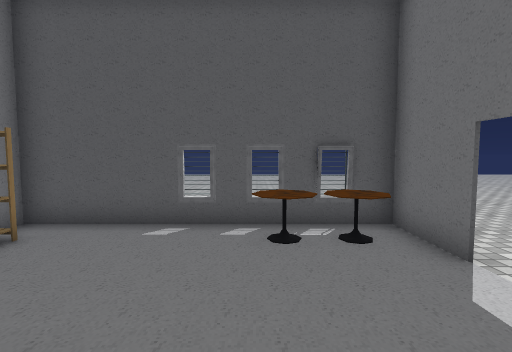
view 1 (above)

14 first-person views from a walk through a scene from a Unity 3-D project. The camera is 1.5 m above the floor, tilts 4° down and sees 85° across. Doors are open. The floor is counted in squares, 1 m on a side. Each view is taken from the middle of a square. On the plan, view 1 faces up. The plan holds only what a view shows up to about 14 squares ahead; the rest is blank. The place goes on beyond the plan. The player is left out. Some animated figures are left out. Some surface patterns are stand-ins.

view 2
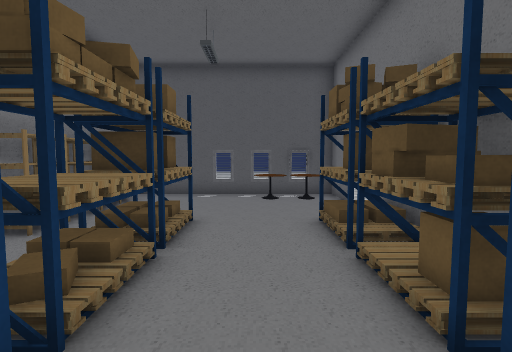

view 3
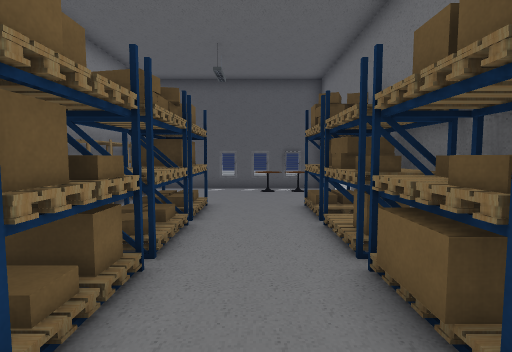

view 4
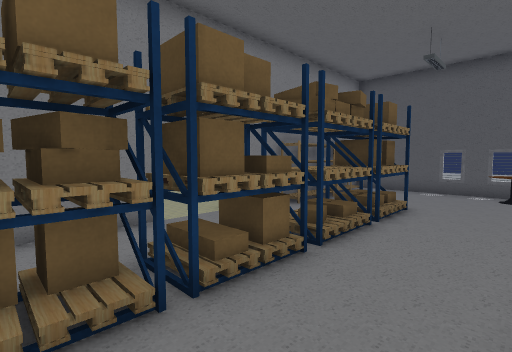

view 5
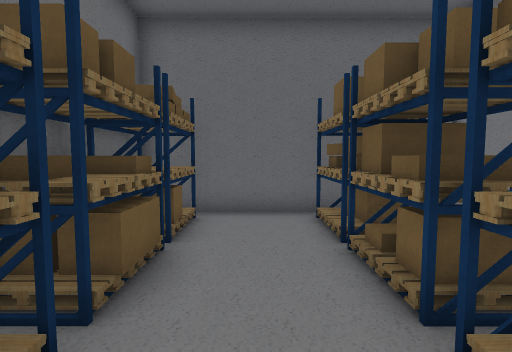

view 6
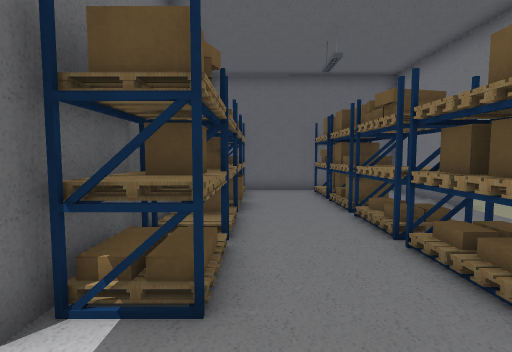

view 7
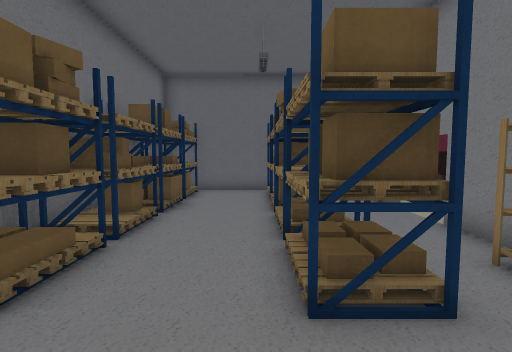

view 8
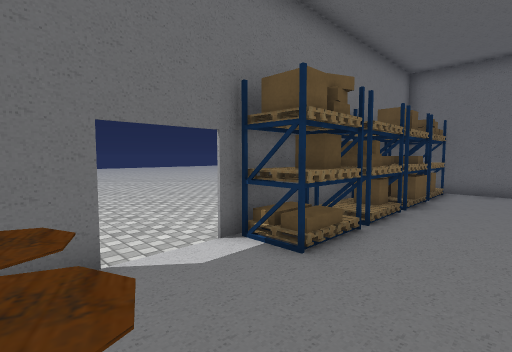

view 9
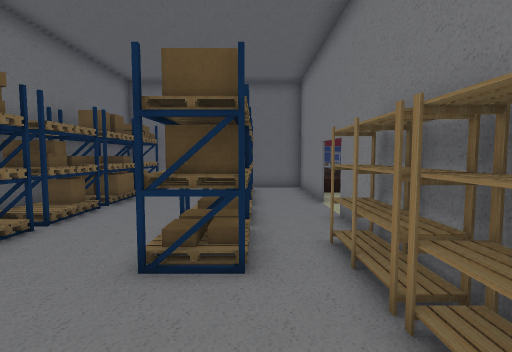

view 10
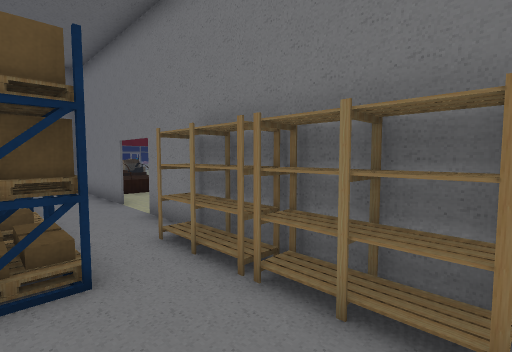

view 11
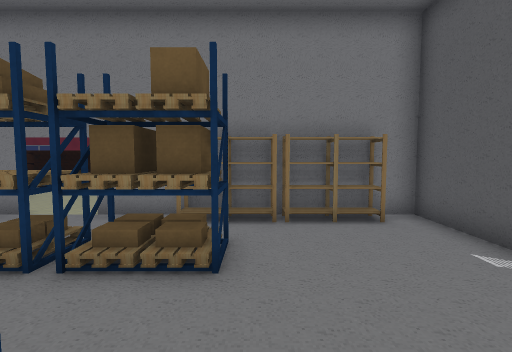

view 12
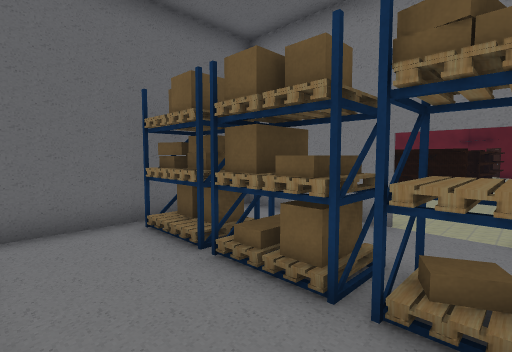

view 13
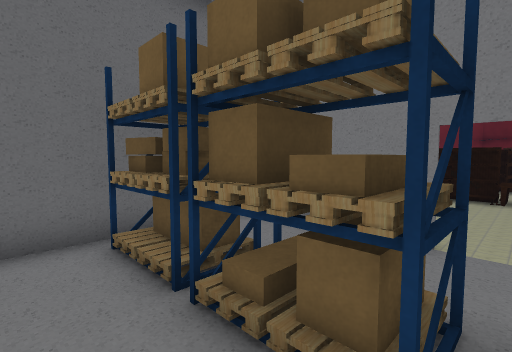

view 14
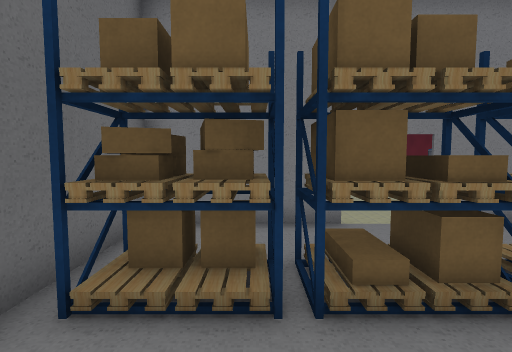

### Floor plan
Key: @ floor where view 1 was taken; # wall or solid block; . floor; D open door; ^ raised ledge; S shelf; T table; H thing the floor can be seen under or through; P pallet; O other object.
Columns run from 15 left of view 1 to 3 right of it. Each row starts with its distance up from view 1.
 12             ..
 11             ..
 10
  9
  8
  7
  6           #########
  5           #S...TTT#
  4           SS......D
  3           #S......D
  2           SS......D
  1           SSHP...P#
  0           #.HP.@.P#
 -1           #.HP...P#
 -2       ....D.HP...P#
 -3     ......D.HP...##
 -4 S..OS.....D.HP...P#
 -5 S  OS.....#.HP...P#
 -6     S ....#.HP...P#
 -7     S   ^^#.HP...O#
 -8     S   ^ ########P
 -9     S   ^ ##

Positions as (right, up) in squares from view 1, and headings:
1: (0, 0), facing up
2: (0, -5), facing up
3: (0, -7), facing up
4: (1, -7), facing up-left
5: (0, -1), facing down
6: (1, 4), facing down
7: (-1, 4), facing down
8: (-1, 5), facing down-right
9: (-3, 5), facing down
10: (-2, 5), facing down-left
11: (2, 2), facing left
12: (1, -2), facing down-left
13: (0, -3), facing down-left
14: (1, -6), facing left
